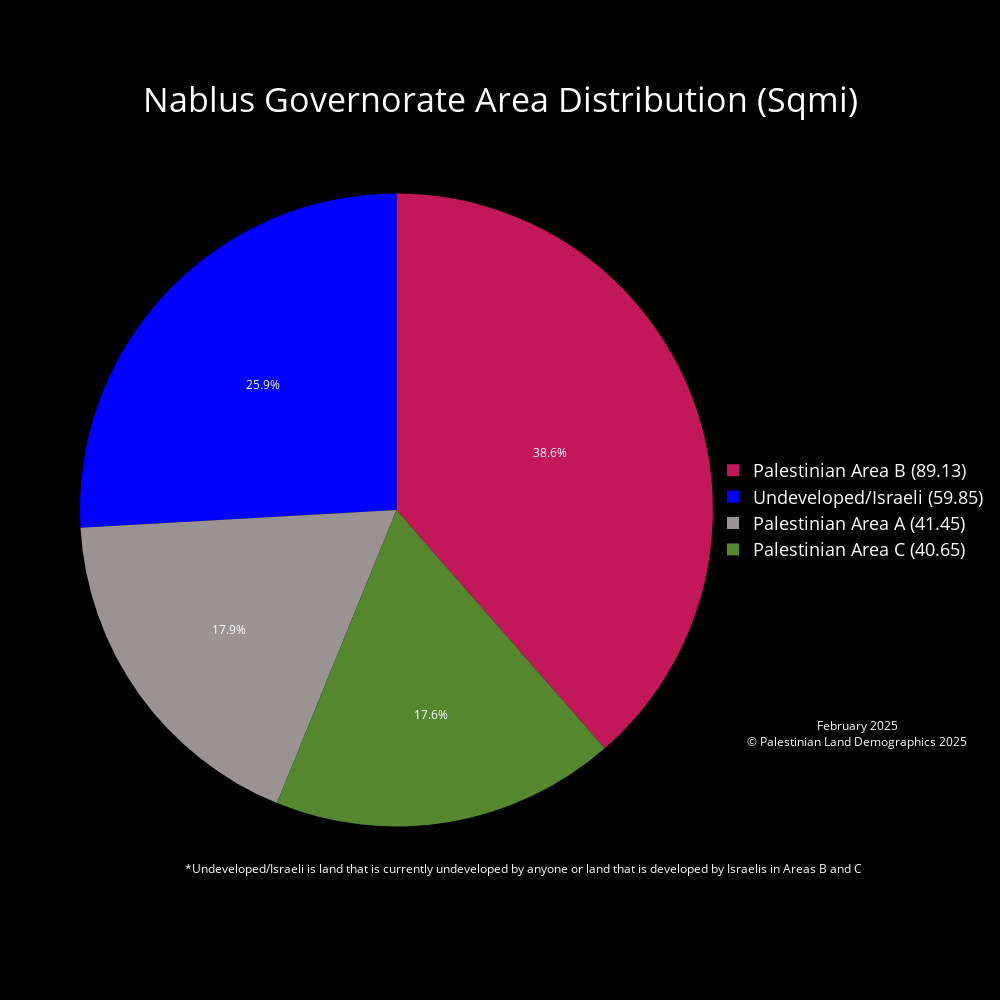

Notebook code cell kept with this figure:
### Code cell
# Nablus Governorate
West_Bank_Governorates = Governorates[Governorates['Governorates_Code'] < 2000]
Nablus_gov = West_Bank_Governorates[West_Bank_Governorates['Governorates_Name'] == 'Nablus']
# Clip to Governorate
Nablus_land_mass = gpd.clip(Palestinian_Land_Mass, Nablus_gov)
# Calculate Area for clipped layer
Nablus_land_mass['Area_sqmi'] = Nablus_land_mass['geometry'].to_crs(epsg=28191).area * 3.8610215854245e-7
# Plot for Visualization
fig, ax = plt.subplots()
Nablus_gov.plot(ax = ax, facecolor = "white", edgecolor = "black", label = "Nablus Governorate")
Nablus_land_mass.plot(ax = ax, facecolor = "green", edgecolor = "green", label = "Palestinian Land Mass in Nablus")
plt.title(f"Palestinian Land Mass Nablus")
plt.xlabel('Longitude')
plt.ylabel('Latitude')
plt.show()
# Calculate the land mass in areas a, b, c etc..
# Nablus has no seam zone
Nablus_gov_area_a_area = Nablus_land_mass[Nablus_land_mass['CLASS'] == 'A']['Area_sqmi'].sum()
Nablus_gov_area_b_area = Nablus_land_mass[Nablus_land_mass['CLASS'] == 'B']['Area_sqmi'].sum()

Nablus_gov_area_c_area = Nablus_land_mass[Nablus_land_mass['CLASS'] == 'C']['Area_sqmi'].sum() # for total Palestinian land in Area C
Nablus_gov_area = Governorates[Governorates["Governorates_Name"] == "Nablus"]["Area_sqmi"].iloc[0]
print(Nablus_gov_area)
open_or_israeli_area = Nablus_gov_area - Nablus_gov_area_a_area - Nablus_gov_area_b_area - Nablus_gov_area_c_area

# declaring data from land mass calculations
data = [Nablus_gov_area_a_area, Nablus_gov_area_b_area, Nablus_gov_area_c_area, open_or_israeli_area]

# Custom color palette and labels
label_color_dict = {'Palestinian Area A' : '#999393', 'Palestinian Area B' : '#C2185B', 'Palestinian Area C' : '#55872F', 'Undeveloped/Israeli' : '#0000FF'}
labels = list(label_color_dict.keys())
palette_color = list(label_color_dict.values())
custom_labels = [f'{label} ({round(value, 2)})' for label, value in zip(labels, data)]

# Pie chart using plotly
fig = go.Figure(
    data=[
        go.Pie(
            labels=custom_labels,
            values=data,
            marker=dict(colors=palette_color)
            
        )
    ]
)

fig.update_traces(textposition='inside',       # puts text inside the pie chart
                    textinfo = 'percent',        # shows us the percent and the area in sqmi ('percent+label' to show both)
                    textfont_color='white')      # color of the labels inside the pie chart are set to white

fig.update_layout(
    paper_bgcolor='black',       # background color around the plot  
    plot_bgcolor='black',        # background color of the plot
    font_color='white',          # color of the legend and title
    title={
        'text': 'Nablus Governorate Area Distribution (Sqmi)',
        'x': 0.5,                # Middle
        'y': 0.90,                # Nearly at the top
        'xanchor': 'center',
        'yanchor': 'middle',
        'font': {'size': 34}     # Increase font size for the title
    },
    legend={
        'font': {'size': 18},     # Increase font size for the legend
        'x': 1,                   # Position legend to the right of the pie chart
        'y': 0.5,                 # Position legend in the middle
        'xanchor': 'left',
        'yanchor': 'middle'
    },
    annotations=[
        dict(
            text="*Undeveloped/Israeli is land that is currently undeveloped by anyone or land that is developed by Israelis in Areas B and C",
            x=0.7,
            y=0.05,
            showarrow=False,
            font=dict(color='white', size=12),
            xanchor='center'
        ),
        dict(
            text="February 2025<br>© Palestinian Land Demographics 2025",
            x=1.05,
            y=0.25,
            showarrow=False,
            font=dict(color='white', size=12),
            xanchor='left',
            yanchor='top'
        )
    ],
    width=1000,                  # width and height of the pie chart
    height=1000
)

fig.write_html('February2025/PieCharts_HTML/Nablus_Governorate_Area_Distribution_Pie_Chart.html')
fig.write_image('February2025/PieCharts_JPG/Nablus_Governorate_Area_Distribution_Pie_Chart.jpg')
fig.show()

### Figure 1 — Plotly figure (JSON) as saved in the notebook; plotly's stock layout.template omitted (floating-point values rounded to 4 significant figures)
{"data": [{"labels": ["Palestinian Area A (41.45)", "Palestinian Area B (89.13)", "Palestinian Area C (40.65)", "Undeveloped/Israeli (59.85)"], "marker": {"colors": ["#999393", "#C2185B", "#55872F", "#0000FF"]}, "textfont": {"color": "white"}, "textinfo": "percent", "textposition": "inside", "type": "pie", "values": [41.45, 89.13, 40.65, 59.85]}], "layout": {"annotations": [{"font": {"color": "white", "size": 12}, "showarrow": false, "text": "*Undeveloped/Israeli is land that is currently undeveloped by anyone or land that is developed by Israelis in Areas B and C", "x": 0.7, "xanchor": "center", "y": 0.05}, {"font": {"color": "white", "size": 12}, "showarrow": false, "text": "February 2025<br>© Palestinian Land Demographics 2025", "x": 1.05, "xanchor": "left", "y": 0.25, "yanchor": "top"}], "font": {"color": "white"}, "height": 1000, "legend": {"font": {"size": 18}, "x": 1, "xanchor": "left", "y": 0.5, "yanchor": "middle"}, "paper_bgcolor": "black", "plot_bgcolor": "black", "title": {"font": {"size": 34}, "text": "Nablus Governorate Area Distribution (Sqmi)", "x": 0.5, "xanchor": "center", "y": 0.9, "yanchor": "middle"}, "width": 1000}}
